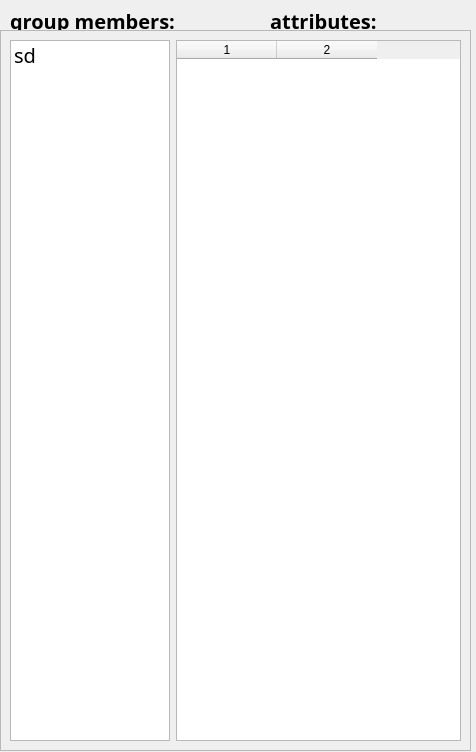
<?xml version="1.0" encoding="UTF-8"?>
<ui version="4.0">
 <class>memberDialog</class>
 <widget class="QDialog" name="memberDialog">
  <property name="geometry">
   <rect>
    <x>0</x>
    <y>0</y>
    <width>476</width>
    <height>752</height>
   </rect>
  </property>
  <property name="windowTitle">
   <string>member list</string>
  </property>
  <widget class="QLabel" name="label_2">
   <property name="geometry">
    <rect>
     <x>270</x>
     <y>10</y>
     <width>131</width>
     <height>21</height>
    </rect>
   </property>
   <property name="font">
    <font>
     <family>OpenSymbol</family>
     <pointsize>15</pointsize>
     <weight>75</weight>
     <bold>true</bold>
    </font>
   </property>
   <property name="text">
    <string>attributes:</string>
   </property>
  </widget>
  <widget class="QLabel" name="label">
   <property name="geometry">
    <rect>
     <x>10</x>
     <y>10</y>
     <width>191</width>
     <height>21</height>
    </rect>
   </property>
   <property name="font">
    <font>
     <family>OpenSymbol</family>
     <pointsize>15</pointsize>
     <weight>75</weight>
     <bold>true</bold>
    </font>
   </property>
   <property name="text">
    <string>group members:</string>
   </property>
  </widget>
  <widget class="QFrame" name="frame">
   <property name="geometry">
    <rect>
     <x>0</x>
     <y>30</y>
     <width>471</width>
     <height>721</height>
    </rect>
   </property>
   <property name="frameShape">
    <enum>QFrame::StyledPanel</enum>
   </property>
   <property name="frameShadow">
    <enum>QFrame::Raised</enum>
   </property>
   <layout class="QHBoxLayout" name="horizontalLayout">
    <item>
     <widget class="QListWidget" name="memberList">
      <property name="maximumSize">
       <size>
        <width>160</width>
        <height>16777215</height>
       </size>
      </property>
      <property name="font">
       <font>
        <family>Ubuntu Mono</family>
        <pointsize>15</pointsize>
        <weight>50</weight>
        <italic>false</italic>
        <bold>false</bold>
        <underline>false</underline>
        <kerning>true</kerning>
       </font>
      </property>
      <item>
       <property name="text">
        <string>sd</string>
       </property>
      </item>
     </widget>
    </item>
    <item>
     <widget class="QTableWidget" name="attributeTable">
      <property name="rowCount">
       <number>0</number>
      </property>
      <property name="columnCount">
       <number>2</number>
      </property>
      <attribute name="verticalHeaderVisible">
       <bool>false</bool>
      </attribute>
      <column/>
      <column/>
     </widget>
    </item>
   </layout>
  </widget>
 </widget>
 <tabstops>
  <tabstop>memberList</tabstop>
  <tabstop>attributeTable</tabstop>
 </tabstops>
 <resources/>
 <connections/>
</ui>
